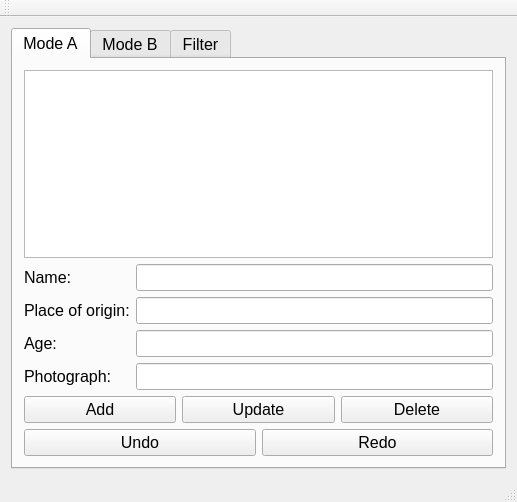
<?xml version="1.0" encoding="UTF-8"?>
<ui version="4.0">
 <class>VictimGUIClass</class>
 <widget class="QMainWindow" name="VictimGUIClass">
  <property name="geometry">
   <rect>
    <x>0</x>
    <y>0</y>
    <width>517</width>
    <height>502</height>
   </rect>
  </property>
  <property name="windowTitle">
   <string>VictimGUI</string>
  </property>
  <widget class="QWidget" name="centralWidget">
   <layout class="QVBoxLayout" name="verticalLayout">
    <item>
     <layout class="QHBoxLayout" name="horizontalLayout">
      <item>
       <widget class="QTabWidget" name="modeTabWidget">
        <property name="font">
         <font>
          <pointsize>12</pointsize>
         </font>
        </property>
        <property name="currentIndex">
         <number>0</number>
        </property>
        <widget class="QWidget" name="tabModeA">
         <attribute name="title">
          <string>Mode A</string>
         </attribute>
         <layout class="QGridLayout" name="gridLayout">
          <item row="0" column="0">
           <widget class="QListWidget" name="victimListWidget">
            <property name="font">
             <font>
              <pointsize>12</pointsize>
             </font>
            </property>
           </widget>
          </item>
          <item row="1" column="0">
           <layout class="QFormLayout" name="formLayout">
            <item row="0" column="0">
             <widget class="QLabel" name="label">
              <property name="font">
               <font>
                <pointsize>12</pointsize>
               </font>
              </property>
              <property name="text">
               <string>Name:</string>
              </property>
             </widget>
            </item>
            <item row="0" column="1">
             <widget class="QLineEdit" name="nameLineEdit">
              <property name="font">
               <font>
                <pointsize>12</pointsize>
               </font>
              </property>
             </widget>
            </item>
            <item row="1" column="0">
             <widget class="QLabel" name="label_2">
              <property name="font">
               <font>
                <pointsize>12</pointsize>
               </font>
              </property>
              <property name="text">
               <string>Place of origin:</string>
              </property>
             </widget>
            </item>
            <item row="1" column="1">
             <widget class="QLineEdit" name="placeOfOriginLineEdit">
              <property name="font">
               <font>
                <pointsize>12</pointsize>
               </font>
              </property>
             </widget>
            </item>
            <item row="2" column="0">
             <widget class="QLabel" name="label_3">
              <property name="font">
               <font>
                <pointsize>12</pointsize>
               </font>
              </property>
              <property name="text">
               <string>Age:</string>
              </property>
             </widget>
            </item>
            <item row="2" column="1">
             <widget class="QLineEdit" name="ageLineEdit">
              <property name="font">
               <font>
                <pointsize>12</pointsize>
               </font>
              </property>
             </widget>
            </item>
            <item row="3" column="0">
             <widget class="QLabel" name="label_4">
              <property name="font">
               <font>
                <pointsize>12</pointsize>
               </font>
              </property>
              <property name="text">
               <string>Photograph:</string>
              </property>
             </widget>
            </item>
            <item row="3" column="1">
             <widget class="QLineEdit" name="photographLineEdit">
              <property name="font">
               <font>
                <pointsize>12</pointsize>
               </font>
              </property>
             </widget>
            </item>
           </layout>
          </item>
          <item row="2" column="0">
           <layout class="QHBoxLayout" name="horizontalLayout_2">
            <item>
             <widget class="QPushButton" name="addButton">
              <property name="font">
               <font>
                <pointsize>12</pointsize>
               </font>
              </property>
              <property name="text">
               <string>Add</string>
              </property>
             </widget>
            </item>
            <item>
             <widget class="QPushButton" name="updateButton">
              <property name="font">
               <font>
                <pointsize>12</pointsize>
               </font>
              </property>
              <property name="text">
               <string>Update</string>
              </property>
             </widget>
            </item>
            <item>
             <widget class="QPushButton" name="deleteButton">
              <property name="font">
               <font>
                <pointsize>12</pointsize>
               </font>
              </property>
              <property name="text">
               <string>Delete</string>
              </property>
             </widget>
            </item>
           </layout>
          </item>
          <item row="3" column="0">
           <layout class="QHBoxLayout" name="horizontalLayout_4">
            <item>
             <widget class="QPushButton" name="undoButton">
              <property name="text">
               <string>Undo</string>
              </property>
             </widget>
            </item>
            <item>
             <widget class="QPushButton" name="redoButton">
              <property name="text">
               <string>Redo</string>
              </property>
             </widget>
            </item>
           </layout>
          </item>
         </layout>
        </widget>
        <widget class="QWidget" name="tabModeB">
         <attribute name="title">
          <string>Mode B</string>
         </attribute>
         <layout class="QGridLayout" name="gridLayout_2">
          <item row="0" column="0">
           <layout class="QFormLayout" name="formLayout_3">
            <item row="0" column="0">
             <widget class="QLabel" name="label_9">
              <property name="font">
               <font>
                <pointsize>12</pointsize>
               </font>
              </property>
              <property name="text">
               <string>Victim:</string>
              </property>
             </widget>
            </item>
            <item row="0" column="1">
             <widget class="QLineEdit" name="nextLineEdit"/>
            </item>
           </layout>
          </item>
          <item row="1" column="0">
           <layout class="QHBoxLayout" name="horizontalLayout_5">
            <item>
             <widget class="QPushButton" name="openWidgetButton">
              <property name="text">
               <string>Open Victim Widget</string>
              </property>
             </widget>
            </item>
            <item>
             <widget class="QPushButton" name="openButton">
              <property name="font">
               <font>
                <pointsize>12</pointsize>
               </font>
              </property>
              <property name="text">
               <string>Open external</string>
              </property>
             </widget>
            </item>
           </layout>
          </item>
          <item row="2" column="0">
           <layout class="QHBoxLayout" name="horizontalLayout_3">
            <item>
             <widget class="QPushButton" name="nextButton">
              <property name="font">
               <font>
                <pointsize>12</pointsize>
               </font>
              </property>
              <property name="text">
               <string>Next</string>
              </property>
             </widget>
            </item>
            <item>
             <widget class="QPushButton" name="saveButton">
              <property name="font">
               <font>
                <pointsize>12</pointsize>
               </font>
              </property>
              <property name="text">
               <string>Save</string>
              </property>
             </widget>
            </item>
           </layout>
          </item>
         </layout>
        </widget>
        <widget class="QWidget" name="tabFilter">
         <attribute name="title">
          <string>Filter</string>
         </attribute>
         <layout class="QGridLayout" name="gridLayout_3">
          <item row="2" column="0">
           <widget class="QPushButton" name="filterButton">
            <property name="font">
             <font>
              <pointsize>12</pointsize>
             </font>
            </property>
            <property name="text">
             <string>Filter</string>
            </property>
           </widget>
          </item>
          <item row="1" column="0">
           <layout class="QFormLayout" name="formLayout_2">
            <item row="0" column="0">
             <widget class="QLabel" name="label_5">
              <property name="font">
               <font>
                <pointsize>12</pointsize>
               </font>
              </property>
              <property name="text">
               <string>Place of origin:</string>
              </property>
             </widget>
            </item>
            <item row="0" column="1">
             <widget class="QLineEdit" name="filterLineEditPlaceOfOtigin">
              <property name="font">
               <font>
                <pointsize>12</pointsize>
               </font>
              </property>
             </widget>
            </item>
            <item row="1" column="1">
             <widget class="QLineEdit" name="filterLineEditAge">
              <property name="font">
               <font>
                <pointsize>12</pointsize>
               </font>
              </property>
             </widget>
            </item>
            <item row="1" column="0">
             <widget class="QLabel" name="label_6">
              <property name="font">
               <font>
                <pointsize>12</pointsize>
               </font>
              </property>
              <property name="text">
               <string>Age:</string>
              </property>
             </widget>
            </item>
           </layout>
          </item>
          <item row="0" column="0">
           <widget class="QListWidget" name="filterListWidget"/>
          </item>
         </layout>
        </widget>
       </widget>
      </item>
     </layout>
    </item>
   </layout>
  </widget>
  <widget class="QToolBar" name="mainToolBar">
   <attribute name="toolBarArea">
    <enum>TopToolBarArea</enum>
   </attribute>
   <attribute name="toolBarBreak">
    <bool>false</bool>
   </attribute>
  </widget>
  <widget class="QStatusBar" name="statusBar"/>
 </widget>
 <layoutdefault spacing="6" margin="11"/>
 <resources>
  <include location="VictimGUI.qrc"/>
 </resources>
 <connections>
  <connection>
   <sender>addButton</sender>
   <signal>clicked()</signal>
   <receiver>VictimGUIClass</receiver>
   <slot>addVictim()</slot>
   <hints>
    <hint type="sourcelabel">
     <x>98</x>
     <y>384</y>
    </hint>
    <hint type="destinationlabel">
     <x>419</x>
     <y>384</y>
    </hint>
   </hints>
  </connection>
 </connections>
 <slots>
  <slot>addVictim()</slot>
 </slots>
</ui>
